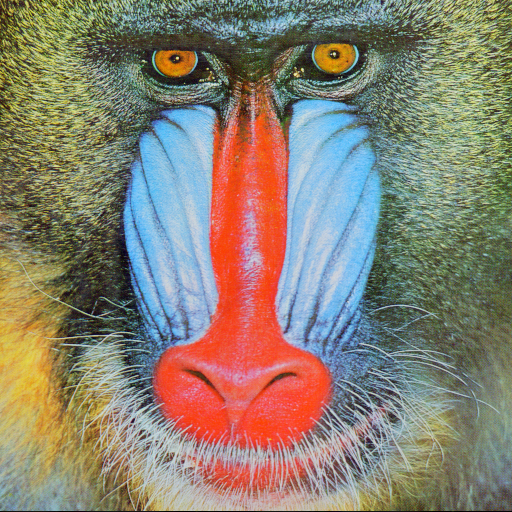
%> input picture mandrill.tiff, 512 x 512 px
$ octave --eval "Test1;"   (GNU Octave 9; MATLAB toolbox functions it lacks are replaced by stand-ins)
%> lines starting %> are read from the running program, lines starting %| are printed output that depends on the picture
### Plot_Color.m
function [ psnr_rgb_array psnr_ycocg_array psnr_ycucv_array psnr_o1o2o3_array bpp_rgb_array bpp_ycocg_array bpp_ycucv_array bpp_o1o2o3_array ] = Plot_Color( image )
%> called with image = 'mandrill.tiff'
%Generate plots for color image watermarking

if ( ischar( image ) == 1 )
    % If input image is the name of the image file
    p = imread( image );
%> p is the input picture: size 512x512x3 uint8; mean R, G, B 137.4, 128.9, 113.1
    p = double( p );
%> p: size 512x512x3 double
else
    % If input image is the pixel matrix itself
    p = double( image );
end
[ nr nc nl ] = size( p );
%> nr = 512; nc = 512; nl = 3

% Initialization
psnr_rgb_array = [ ];
psnr_ycocg_array = [ ];
psnr_ycucv_array = [ ];
psnr_o1o2o3_array = [ ];

bpp_rgb_array = [ ];
bpp_ycocg_array = [ ];
bpp_ycucv_array = [ ];
bpp_o1o2o3_array = [ ];

for bpp = 0.05:0.05:2
    disp(num2str(bpp));
    len_wm = floor( bpp*nr*nc );
%> len_wm = 13107
    [ psnr_rgb psnr_ycocg psnr_ycucv psnr_o1o2o3 lenwm_rgb lenwm_ycocg lenwm_ycucv lenwm_o1o2o3] = Color_watermark_data( image, len_wm );
    psnr_rgb_array = horzcat( psnr_rgb_array, psnr_rgb );
    psnr_ycocg_array = horzcat( psnr_ycocg_array, psnr_ycocg );
    psnr_ycucv_array = horzcat( psnr_ycucv_array, psnr_ycucv );
    psnr_o1o2o3_array = horzcat( psnr_o1o2o3_array, psnr_o1o2o3 );

    bpp_rgb = lenwm_rgb / ( nr*nc );
    bpp_rgb_array = horzcat( bpp_rgb_array, bpp_rgb );
    bpp_ycocg = lenwm_ycocg / ( nr*nc );
    bpp_ycocg_array = horzcat( bpp_ycocg_array, bpp_ycocg );
    bpp_ycucv = lenwm_ycucv / (nr*nc);
    bpp_ycucv_array = horzcat( bpp_ycucv_array, bpp_ycucv );
    bpp_o1o2o3 = lenwm_o1o2o3 / (nr*nc);
    bpp_o1o2o3_array = horzcat( bpp_o1o2o3_array, bpp_o1o2o3 );


    if( ( len_wm > lenwm_rgb ) && ( len_wm > lenwm_ycocg ) &&( len_wm > lenwm_ycucv ) && ( len_wm > lenwm_o1o2o3 ))
        break;
    end
    disp(' ');
end

% [10 lines of commented-out code are left out]
 figure;
 axes1 = axes('Parent',figure,'FontWeight','bold','FontSize',24);
 box(axes1,'on');
 hold(axes1,'all');
 xlabel('Embedded bpp','FontWeight','bold','FontSize',24);
 ylabel('PSNR(db)','FontWeight','bold','FontSize',24);
 plot(bpp_rgb_array,psnr_rgb_array,'b');
 hold on; plot(bpp_ycocg_array,psnr_ycocg_array,'r'); hold off;
 hold on; plot(bpp_ycucv_array,psnr_ycucv_array,'g');hold off;
 hold on; plot(bpp_o1o2o3_array,psnr_o1o2o3_array,'y');hold off;
%legends('RGB','YCoCg');


end

### Color_watermark_data.m
function [ psnr_rgb psnr_ycocg psnr_ycucv psnr_o1o2o3 lenwm_rgb lenwm_ycocg lenwm_ycucv lenwm_o1o2o3] = Color_watermark_data( image, len_wm )
%> called with image = 'mandrill.tiff', len_wm = 13107
%function [ psnr_rgb psnr_ybr lenwm_rgb lenwm_ybr ] = Color_watermark_data( image, len_wm )
%To Collect PSNR Results of color image watermarking

if ( ischar( image ) == 1 )
    % If input image is the name of the image file
    rgb = imread( image );
    rgb = double( rgb );
else
    % If input image is the pixel matrix itself
    rgb = double( image );
end
[ nr nc nl ] = size( rgb );
%> nr = 512; nc = 512; nl = 3

watermark = randi( [0 1], 1, len_wm );

%---------------------- Watermark RGB space--------------------------------
%--------------------------------------------------------------------------

wm_rgb = rgb;
[ wm_rgb(:,:,3) lenwm_rgb_3 ov3 ] = EmbedWatermarkInterpolation( rgb(:,:,3), watermark );

if( lenwm_rgb_3 < len_wm )
    watermark = randi( [0 1], 1, ( len_wm - lenwm_rgb_3 ) );
    [ wm_rgb(:,:,1) lenwm_rgb_1 ov1 ] = EmbedWatermarkInterpolation( rgb(:,:,1), watermark );
else
    lenwm_rgb_1 = 0;
end
if( ( lenwm_rgb_3 + lenwm_rgb_1 ) < len_wm )
    watermark = randi( [0 1], 1, ( len_wm - lenwm_rgb_3 - lenwm_rgb_1 ) );
    [ wm_rgb(:,:,2) lenwm_rgb_2 ov2 ] = EmbedWatermarkInterpolation( rgb(:,:,2), watermark );
else
    lenwm_rgb_2 = 0;
end
lenwm_rgb = lenwm_rgb_1 + lenwm_rgb_2 + lenwm_rgb_3;
disp( ['Watermarked RGB space: ', num2str(lenwm_rgb), ' pure watermark bits.']  );

psnr_rgb = PSNR( rgb, wm_rgb );

%----------------------YCoCg-R color space---------------------------------
%--------------------------------------------------------------------------

% Transform color space
ycocg = rgb2ycocg( rgb );

% Separate integer and fractional parts
ycocg_i = floor( ycocg );
ycocg_f = ycocg - ycocg_i;

watermark = randi( [0 1], 1, len_wm );

% Watermark YCoCg space, integer part
wm_ycocg = ycocg_i;
[ wm_ycocg(:,:,2) lenwm_ycocg_2 ov2 ] = EmbedWatermarkInterpolation( ycocg_i(:,:,2), watermark );
if( lenwm_ycocg_2 < len_wm )
    watermark = randi( [0 1], 1, ( len_wm - lenwm_ycocg_2 ) );
    [ wm_ycocg(:,:,3) lenwm_ycocg_3 ov3 ] = EmbedWatermarkInterpolation( ycocg_i(:,:,3), watermark );
else
    lenwm_ycocg_3 = 0;
end
if( ( lenwm_ycocg_3 + lenwm_ycocg_2 ) < len_wm )
    watermark = randi( [0 1], 1, ( len_wm - lenwm_ycocg_3 - lenwm_ycocg_2 ) );
    [ wm_ycocg(:,:,1) lenwm_ycocg_1 ov1 ] = EmbedWatermarkInterpolation( ycocg_i(:,:,1), watermark );
else
    lenwm_ycocg_1 = 0;
end
lenwm_ycocg = lenwm_ycocg_1 + lenwm_ycocg_2 + lenwm_ycocg_3;
disp( ['Watermarked YCoCgspace: ', num2str(lenwm_ycocg), ' pure watermark bits.'] );

% Combine watermarked integer part and original fractional part
wm_ycocg1 = wm_ycocg + ycocg_f;
% Convert to RGB
ycocg_rgb = ycocg2rgb( wm_ycocg1 ); % This is actual output

%psnr_ybr = PSNR( image, y2rgb );
%psnr_ycocg = PSNR( wm_ycocg, ycocg_i );
psnr_ycocg = PSNR( rgb, ycocg_rgb );

%-----------------------YUV color space------------------------------------
%--------------------------------------------------------------------------

% Transform color space
ycucv = rgb2YCuCv( rgb );

% Separate integer and fractional parts
ycucv_i = floor( ycucv );
ycucv_f = ycucv - ycucv_i;

watermark = randi( [0 1], 1, len_wm );

% Watermark YCoCg space, integer part
wm_ycucv = ycucv_i;
[ wm_ycucv(:,:,2) lenwm_ycucv_2 ov2 ] = EmbedWatermarkInterpolation( ycucv_i(:,:,2), watermark );
if( lenwm_ycucv_2 < len_wm )
    watermark = randi( [0 1], 1, ( len_wm - lenwm_ycucv_2 ) );
    [ wm_ycucv(:,:,3) lenwm_ycucv_3 ov3 ] = EmbedWatermarkInterpolation( ycucv_i(:,:,3), watermark );
else
    lenwm_ycucv_3 = 0;
end
if( ( lenwm_ycucv_3 + lenwm_ycucv_2 ) < len_wm )
    watermark = randi( [0 1], 1, ( len_wm - lenwm_ycucv_3 - lenwm_ycucv_2 ) );
    [ wm_ycucv(:,:,1) lenwm_ycucv_1 ov1 ] = EmbedWatermarkInterpolation( ycucv_i(:,:,1), watermark );
else
    lenwm_ycucv_1 = 0;
end
lenwm_ycucv = lenwm_ycucv_1 + lenwm_ycucv_2 + lenwm_ycucv_3;
disp( ['Watermarked YCuCvspace: ', num2str(lenwm_ycucv), ' pure watermark bits.'] );

% Combine watermarked integer part and original fractional part
wm_ycucv1 = wm_ycucv + ycucv_f;
% Convert to RGB
ycucv_rgb = YCuCv2rgb( wm_ycucv1 ); % This is actual output

%psnr_ybr = PSNR( image, y2rgb );
%psnr_yuv = PSNR( wm_yuv, yuv_i );
psnr_ycucv = PSNR( rgb, ycucv_rgb );

%--------------------------------------o1o2o3 color space------------------
%--------------------------------------------------------------------------

% Transform color space
o1o2o3 = rgb2o1o2o3( rgb );

% Separate integer and fractional parts
o1o2o3_i = floor( o1o2o3 );
o1o2o3_f = o1o2o3 - o1o2o3_i;

watermark = randi( [0 1], 1, len_wm );

% Watermark YCoCg space, integer part
wm_o1o2o3 = o1o2o3_i;
[ wm_o1o2o3(:,:,2) lenwm_o1o2o3_2 ov2 ] = EmbedWatermarkInterpolation( o1o2o3_i(:,:,2), watermark );
if( lenwm_o1o2o3_2 < len_wm )
    watermark = randi( [0 1], 1, ( len_wm - lenwm_o1o2o3_2 ) );
    [ wm_o1o2o3(:,:,3) lenwm_o1o2o3_3 ov3 ] = EmbedWatermarkInterpolation( o1o2o3_i(:,:,3), watermark );
else
    lenwm_o1o2o3_3 = 0;
end
if( ( lenwm_o1o2o3_3 + lenwm_o1o2o3_2 ) < len_wm )
    watermark = randi( [0 1], 1, ( len_wm - lenwm_o1o2o3_3 - lenwm_o1o2o3_2 ) );
    [ wm_o1o2o3(:,:,1) lenwm_o1o2o3_1 ov1 ] = EmbedWatermarkInterpolation( o1o2o3_i(:,:,1), watermark );
else
    lenwm_o1o2o3_1 = 0;
end
lenwm_o1o2o3 = lenwm_o1o2o3_1 + lenwm_o1o2o3_2 + lenwm_o1o2o3_3;
disp( ['Watermarked YCuCvspace: ', num2str(lenwm_o1o2o3), ' pure watermark bits.'] );

% Combine watermarked integer part and original fractional part
wm_o1o2o31 = wm_o1o2o3 + o1o2o3_f;
% Convert to RGB
o1o2o3_rgb = o1o2o32rgb( wm_o1o2o31 ); % This is actual output

%psnr_ybr = PSNR( image, y2rgb );
%psnr_yuv = PSNR( wm_yuv, yuv_i );
psnr_o1o2o3 = PSNR( rgb, o1o2o3_rgb );


end

### EmbedWatermarkInterpolation.m
function [ watermarked_image len_wm overhead ] = EmbedWatermarkInterpolation( image, watermark )
%[ watermarked_image ] = EmbedWatermarkInterpolation( image )
%   Embeds 'watermark' into 'image' using interpolation technique.

if ( ischar(image) == 1 )
    %If input 'image' is the name of the image file
    p = PrintImageMatrix(image);
else
    %If input 'image' the pixel matrix itself
    p = image;
%> p: size 512x512 double
end
p = double(p);
[nr nc] = size(p);
%> nr = 512; nc = 512

[ x e ] = Interpolate( p );
[hist LM RM] = CreateErrorHistogram(e);

%Create bitstream to be embedded-------------------------------------------
% Location Map for overflow or underflow.
len_locmap = 0; % Total no. of pixels with values 0, 255, 1, 254.
for i = 1:nr
    for j = 1:nc
        % Only 254 or 1 can change to 255 and 0 respectively
        % So we take max length (for 0,255,1,254)
        % actual loc map consists of those pixel positions which are either
        % 0, 255 or have changed to 0, 255.
        % So actual length may be smaller than len_locmap.
        if( ( p(i,j) == 0 ) || ( p(i,j) == 255 ) || ( p(i,j) == 1 ) || ( p(i,j) == 254 ) )
            len_locmap = len_locmap + 1;
        end
    end
end

%watermarked_image = zeros(nr,nc);
watermarked_image = p;
e_new = e; % Altered errors
poswm = 0; % To keep track of bits to be embedded
cnt = 0; % To find Maximum Embedding capacity
locmap = [ ]; % To prevent overflow/underflow

% Get Maximum Capacity-----------------------------------------------------
for i = 1:nr
    for j = 1:nc

        if( ( p(i,j) == 0 ) || ( p(i,j) == 255 ) )
        else
            if( e(i,j) == 999 )
            elseif( e(i,j) <= LM )
                if( e(i,j) == LM )
                    cnt = cnt + 1;
                end
            elseif( e(i,j) >= RM )
                if( e(i,j) == RM )
                    cnt = cnt + 1;
                end
            end
        end
    end
end

disp( ['Maximum Embedding Capacity : ', num2str( cnt - 18 - len_locmap ), ' bits.'] );
if( numel( watermark ) > ( cnt - 18 - len_locmap ) )
    watermark = watermark( 1, 1:( cnt - 18 - len_locmap ) );
end
len_wm = numel( watermark );

% Store just 18 bits for 2 signed integers along with 'len_locmap' bits for
% overflow/underflow.
k = 1;
for i = 1:nr
    for j = 1:nc
        if( (i == 1) || (j == 1) || (i == 8) || (j == 8) )
            if( (mod(i,2)==1) && (mod(j,2)==0) )
                if( k <= ( 18 + len_locmap ) )
                    watermark = horzcat( watermark, LSB(p(i,j)) );
                    k = k + 1;
                end
            elseif( (mod(i,2)==0) && (mod(j,2)==1) )
                if( k <= ( 18 + len_locmap ) )
                    watermark = horzcat( watermark, LSB(p(i,j)) );
                    k = k + 1;
                end
            end
        end
    end
end

[nrwm ncwm] = size(watermark);

% Embed--------------------------------------------------------------------
for i = 1:nr
    for j = 1:nc

        if( ( p(i,j) == 0 ) || ( p(i,j) == 255 ) )
            locmap = horzcat( locmap, 0 );

        else
            if( e(i,j) == 999 ) % Do not Embed (Low resolution or marginal pixels)
                watermarked_image(i,j) = p(i,j);

            elseif( e(i,j) <= LM )
                sign_e = -1; % sign(e) = -1 if e in LE i.e. <= LM
                if( e(i,j) == LM ) % Embed next bit
                    %cnt = cnt + 1;
                    if( poswm < ncwm ) % More bits to embed
                        poswm = poswm + 1;
                        b = watermark(1,poswm);
                    else
                        b = 0; % No more bits => e will be same
                    end
                    e_new(i,j) = e(i,j) + sign_e * b;
                elseif( e(i,j) < LM ) % Embed 1
                    e_new(i,j) = e(i,j) + sign_e * 1;
                end
                watermarked_image(i,j) = x(i,j) - e_new(i,j);
                % update locmap
                if( ( watermarked_image(i,j) == 0 ) || ( watermarked_image(i,j) == 255 ) )
                    locmap = horzcat( locmap, 1 );
                end

            elseif( e(i,j) >= RM )
                sign_e = 1; % sign(e) = 1 if e in RE i.e. <= RM
                if( e(i,j) == RM ) % Embed next bit
                    %cnt = cnt + 1;
                    if( poswm < ncwm ) % More bits to embed
                        poswm = poswm + 1;
                        b = watermark(1,poswm);
                    else
                        b = 0;  % No more bits => e will be same
                    end
                    e_new(i,j) = e(i,j) + sign_e * b;
                elseif( e(i,j) > RM ) % Embed 1
                    e_new(i,j) = e(i,j) + sign_e * 1;
                end
                watermarked_image(i,j) = x(i,j) - e_new(i,j);
                % update locmap
                if( ( watermarked_image(i,j) == 0 ) || ( watermarked_image(i,j) == 255 ) )
                    locmap = horzcat( locmap, 1 );
                end

            end

        end
    end
end

disp(['Embedded ', num2str(len_wm), ' pure watermark bits.']);

% [8 lines of commented-out code are left out]
temp = EightBits(LM);
LM_bin = zeros(1,9);
if( LM < 0 )
    LM_bin(1,1) = 1;
else
    LM_bin(1,1) = 0;
end
for i = 1:8
    if( temp(1,i) == '0' )
        LM_bin(1,(i+1)) = 0;
    elseif( temp(1,i) == '1' )
        LM_bin(1,(i+1)) = 1;
    end
end
temp = EightBits(RM);
RM_bin = zeros(1,8);
if( RM < 0 )
    RM_bin(1,1) = 1;
else
    RM_bin(1,1) = 0;
end
for i = 1:8
    if( temp(1,i) == '0' )
        RM_bin(1,(i+1)) = 0;
    elseif( temp(1,i) == '1' )
        RM_bin(1,(i+1)) = 1;
    end
end

% Concatenate binary reps of LM and RM and locmap
b = horzcat(LM_bin,RM_bin,locmap);
[ nrb ncb ] = size(b);
overhead = b;
% [23 lines of commented-out code are left out]

end

### Interpolate.m
function [ x e ] = Interpolate( image )
%[ x e ] = Interpolation( image )
%   Returns the interpolated matrix of 'image' along with the error matrix.

if ( ischar(image) == 1 )
    %If input 'image' is the name of the image file
    p = PrintImageMatrix(image);
else
    %If input 'image' the pixel matrix itself
    p = image;
end
p = double(p);
[nr nc] = size(p);
%> nr = 512; nc = 512

x = (-1) * ones(nr,nc);
% Create Margin
for i = 1:nr
    for j = 1:nc
        if( ( i == 1 ) || ( j == 1 ) || ( i == nr ) || ( j == nc ) )
            x(i,j) = p(i,j);
        end
    end
end
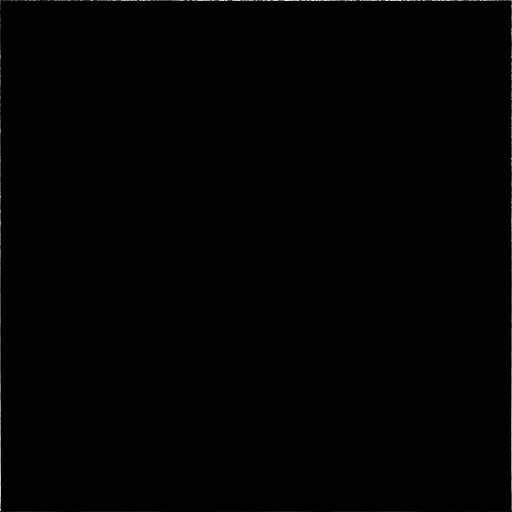
%> x: size 512x512 double; min -1, max 218, mean -0.4; drawn with min black and max white

% Down Sample => Get the Low Resolution Pixels
for i = 1:nr
    for j = 1:nc
        if( ( mod(i,2) == 1 ) && ( mod(j,2) == 1 ) )
            x(i,j) = p(i,j);
        end
    end
end
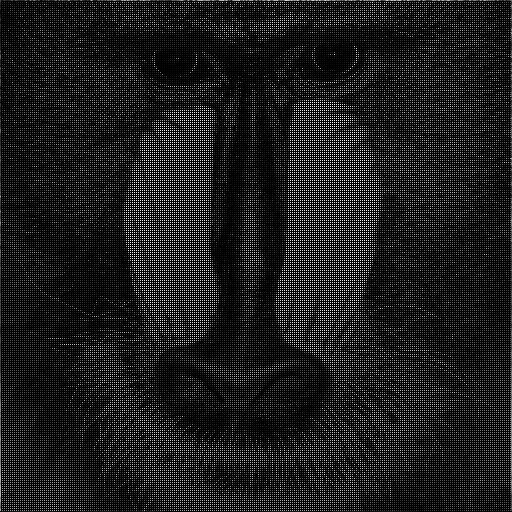
%> x: size 512x512 double; min -1, max 253, mean 27.9; drawn with min black and max white

% Error Matrix
e = 999*ones(nr,nc);

% STEP I (center high resolution pixels)
for i = 1:(nr/2 - 1)
    for j = 1:(nc/2 - 1)
        %disp('************************')
        x_45 = ( x((2*i-1),(2*j+1)) + x((2*i+1),(2*j-1)) ) / 2;
        x_135 = ( x((2*i-1),(2*j-1)) + x((2*i+1),(2*j+1)) ) / 2;
        u = ( x((2*i-1),(2*j+1)) + x((2*i+1),(2*j-1)) + x((2*i-1),(2*j-1)) + x((2*i+1),(2*j+1)) ) / 4;
        S45 = [ x((2*i-1),(2*j+1)), x_45, x((2*i+1),(2*j-1)) ];
        S135 = [ x((2*i-1),(2*j-1)), x_135, x((2*i+1),(2*j+1)) ];
        sigma_e45 = ( (S45(1) - u)*(S45(1) - u) + (S45(2) - u)*(S45(2) - u) + (S45(3) - u)*(S45(3) - u) ) / 3;
        sigma_e135 = ( (S135(1) - u)*(S135(1) - u) + (S135(2) - u)*(S135(2) - u) + (S135(3) - u)*(S135(3) - u) ) / 3;
        w45 = sigma_e135 / ( sigma_e45 + sigma_e135 );
        w135 = 1 - w45;
        if( (sigma_e45 == 0) && (sigma_e135 == 0) )
            x((2*i),(2*j)) = u;
        else
            x((2*i),(2*j)) = round( w45*x_45 + w135*x_135 );
        end
        e((2*i),(2*j)) = x((2*i),(2*j)) - p((2*i),(2*j));
    end
end
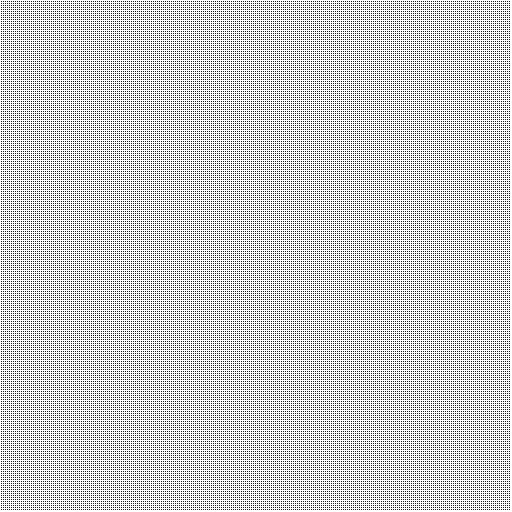
%> e: size 512x512 double; min -128, max 999, mean 751.1; drawn with min black and max white
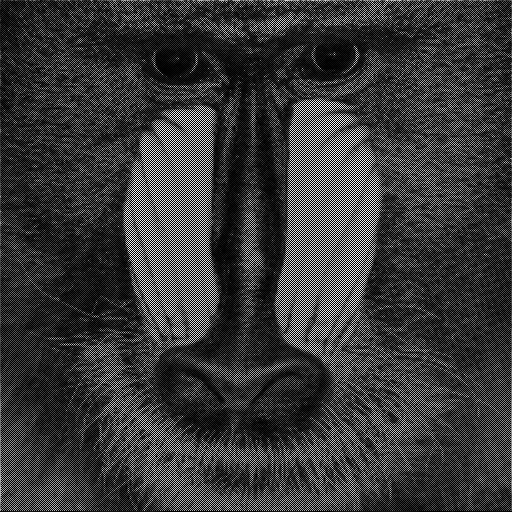
%> x: size 512x512 double; min -1, max 253, mean 56.2; drawn with min black and max white

% STEP II (residual high resolution pixels)
for i = 2:(nr-1)
    for j = 2:(nc-1)
        if( mod((i+j),2) == 1 )
            %disp('************************')
            x_0 = ( x(i,j-1) + x(i,j+1) ) / 2;
            x_90 = ( x(i-1,j) + x(i+1,j) ) / 2;
            u = ( x(i,j-1) + x(i,j+1) + x(i-1,j) + x(i+1,j) ) / 4;
            S0 = [ x(i,j-1), x_0, x(i,j+1) ];
            S90 = [ x(i-1,j), x_90, x(i+1,j) ];
            sigma_e0 = ( (S0(1) - u)*(S0(1) - u) + (S0(2) - u)*(S0(2) - u) + (S0(3) - u)*(S0(3) - u) ) / 3;
            sigma_e90 = ( (S90(1) - u)*(S90(1) - u) + (S90(2) - u)*(S90(2) - u) + (S90(3) - u)*(S90(3) - u) ) / 3;
            w0 = sigma_e90 / ( sigma_e0 + sigma_e90 );
            w90 = 1 - w0;
            if( (sigma_e0 == 0) && (sigma_e90 == 0) )
                x(i,j) = u;
            else
                x(i,j) = round( w0*x_0 + w90*x_90 );
            end
            e(i,j) = x(i,j) - p(i,j);
        end
    end
end
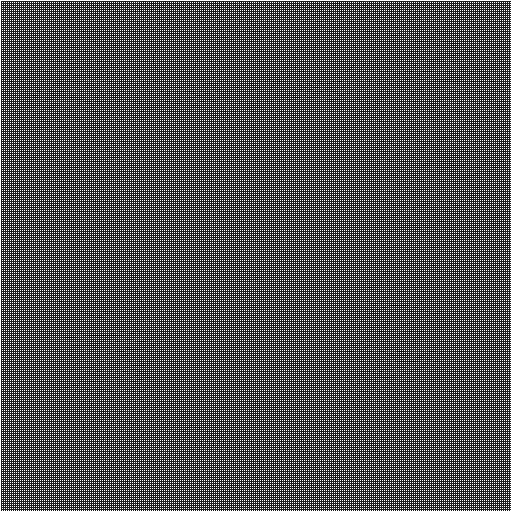
%> e: size 512x512 double; min -132, max 999, mean 255.3; drawn with min black and max white
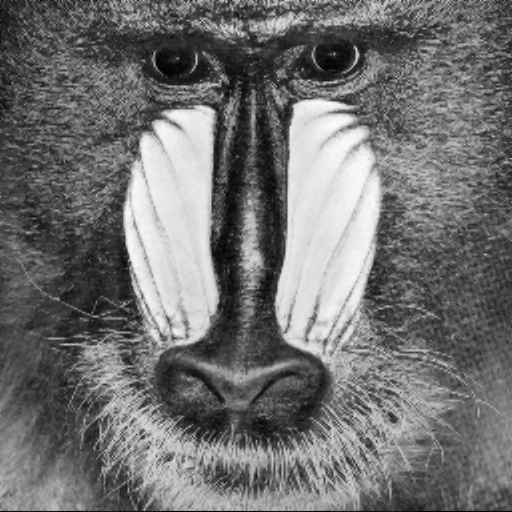
%> x: size 512x512 double; min 0, max 253, mean 112.8
%> after the loop, S0 = [86 86 86]; S90 = [88 46.5 5]; sigma_e0 = 390.1; sigma_e90 = 1538.2; u = 66.25; w0 = 0.798; w90 = 0.202; x_0 = 86; x_90 = 46.5

end

### CreateErrorHistogram.m
function [ histogram LM RM ] = CreateErrorHistogram( e )
%[ histogram ] = CreateHistogram( e )
%   Creates histogram of errors.

[nr nc] = size(e);

% Compute Range of Errors
max_err = e(2,2);
%> max_err = 1
min_err = e(2,2);
%> min_err = 1
x = e; % To compute distinct elements of e
for i = 1:nr
    for j = 1:nc
        if( e(i,j) == 999 )
            x(i,j) = 0;
        elseif( e(i,j) > max_err )
            max_err = e(i,j);
        elseif( e(i,j) < min_err )
            min_err = e(i,j);
        end
    end
end
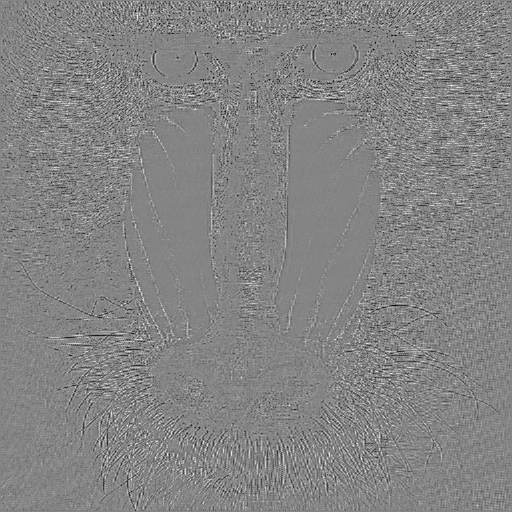
%> x: size 512x512 double; min -132, max 122, mean -0.3; drawn with min black and max white
%> after the loop, max_err = 122; min_err = -132

% Initialize
histogram = struct('error', [ ], 'count', [ ]);
ue = unique(x); % Contains the unique/distinct elements of e
%> ue = 237 values from -132 to 122
[nrue ncue] = size(ue);
%> nrue = 237; ncue = 1
for i = 1:nrue
    histogram(1,i).error = ue(i);
    histogram(1,i).count = 0;
end
%> after the loop, histogram = 237 items; first 5, error and count: -132 0, -128 0, -127 0, -125 0, -119 0

% Create Histogram
for i = 1:nr
    for j = 1:nc
        if( e(i,j) == 999 )
            ;
        else
            for k = 1:nrue
                if( e(i,j) == histogram(1,k).error )
                    histogram(1,k).count = histogram(1,k).count + 1;
                end
            end
        end
    end
end
% display
% for j = 1:nrue
%     disp(['histogram(',num2str(j),').error -> ',num2str( histogram(1,j).error ),', count -> ',num2str( histogram(1,j).count )])
% end

% Compute LM RM
max_count = -1;
for i = 1:nrue
     X(i) = histogram(1,i).error; % For Plot
     Y(i) = histogram(1,i).count; % For Plot
    if( histogram(1,i).count > max_count )
        max_count = histogram(1,i).count;
        LM = histogram(1,i).error;
    end
end
second_max_count = -1;
for i = 1:nrue
    if( histogram(1,i).count == max_count )
        ;
    elseif( histogram(1,i).count > second_max_count )
        second_max_count = histogram(1,i).count;
        RM = histogram(1,i).error;
    end
end

% [41 lines of commented-out code are left out]

end

### test1.m
function [ ] = Test1( )
%UNTITLED Summary of this function goes here
%   Detailed explanation goes here

wm = randi( [0 1], 1, 9999999 );
disp('%%%%%%%%%%%%%%%%%%%%%%%%')
% disp('LENA')
% [ wm_rgb ycocg_rgb ycucv_rgb ] = Plot_Color( 'lena.tiff' );
% disp(' ');
disp('MANDRILL')
[ wm_rgb ycocg_rgb ycucv_rgb ] = Plot_Color( 'mandrill.tiff');
disp(' ');
disp('PEPPER')
[ wm_rgb ycocg_rgb ycucv_rgb ] = Plot_Color( 'pepper.tiff' );
disp(' ');
% [6 lines of commented-out code are left out]
disp('SAILBOAT')
[ wm_rgb ycocg_rgb ycucv_rgb ] = Plot_Color( 'sailboat.tiff' );
disp(' ');
% [9 lines of commented-out code are left out]
disp('BARBARA')
[ wm_rgb ycocg_rgb ycucv_rgb ] = Plot_Color( 'barbara.jpg' );
disp(' ');
disp('GOLDHILL')
[ wm_rgb ycocg_rgb ycucv_rgb ] = Plot_Color( 'goldhill.jpg' );
disp(' ');
disp('BOAT')
[ wm_rgb ycocg_rgb ycucv_rgb ] = Plot_Color( 'boat.jpg' );
disp(' ');
% disp('VEGETABLE')
% [ wm_rgb ycocg_rgb ycucv_rgb ] = Plot_Color( 'vegetable.jpg' );
% disp(' ');
disp('ROSE')
[ wm_rgb ycocg_rgb ycucv_rgb ] = Plot_Color( 'rose.jpg' );
disp(' ');
% disp('BALLON')
% [ wm_rgb ycocg_rgb ycucv_rgb ] = Plot_Color( 'ballon.jpg' );
% disp(' ');
end
%> (the run ends here)
